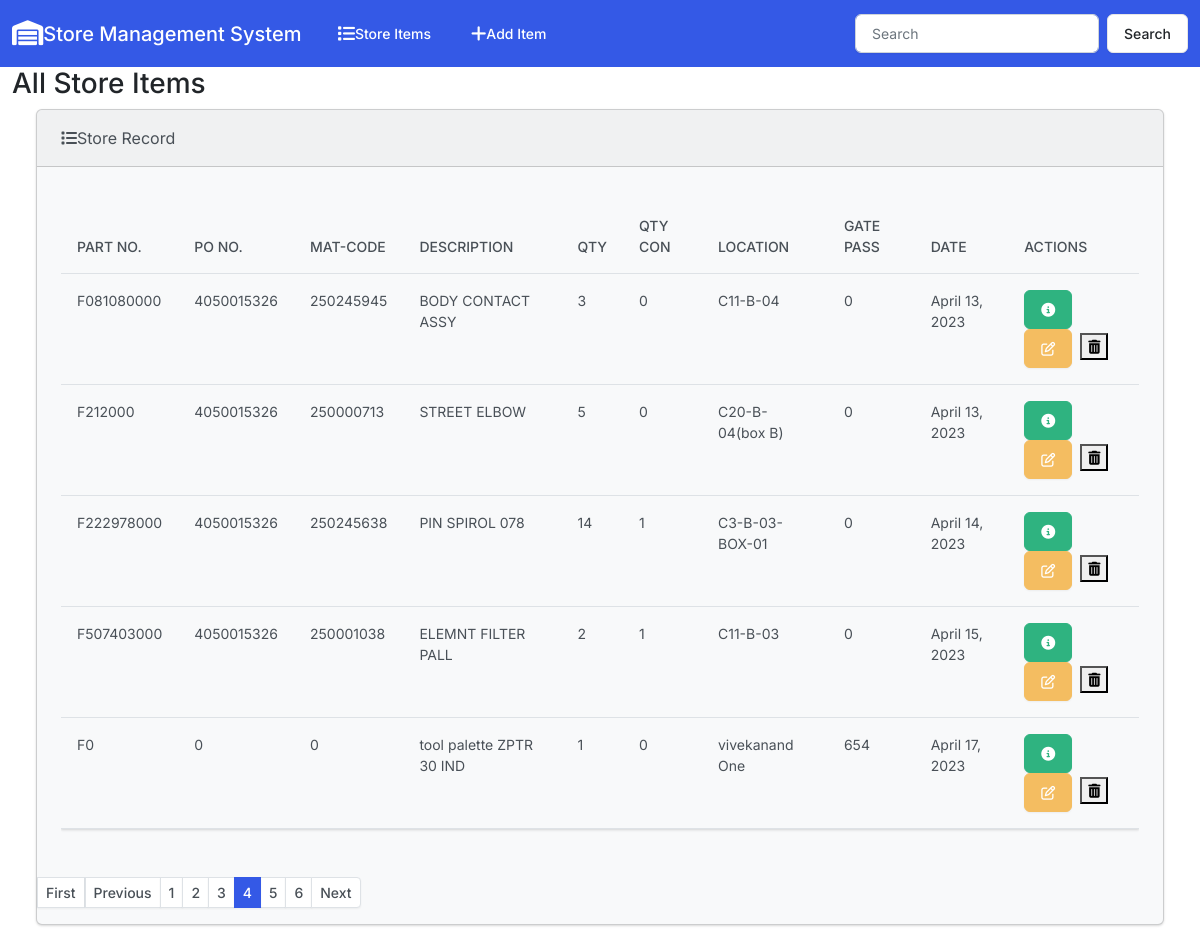
/?page=4, run on the app's committed database.
### store/models.py (models this page shows, shortened)
class Store(models.Model):
    part_number = models.CharField(max_length=10)
    purchase_order =models.PositiveIntegerField()
    mat_code = models.PositiveIntegerField()
    description= models.CharField(max_length=37)
    quantity=models.PositiveIntegerField()
    qty_consumed=models.PositiveIntegerField()
    location=models.CharField(max_length=50)
    gate_pass=models.PositiveIntegerField()
    Date=models.DateField(auto_now=False, auto_now_add=False, blank=True, null=True)
    image=models.ImageField(upload_to='media')

### store/views.py (the view)
# urls.py: path('', views.index , name='index'),
def index(request):
    store = Store.objects.all()
    p = Paginator(store, 5)
    store = request.GET.get('page')
    store=p.get_page(store)
    contex = {'store' : store}
    return render(request,'store/index.html', contex)

### store/templates/store/index.html (shortened to what this page needs)
{% extends "store/base.html" %}
{% block body %}
            <h3 class="a-4">All Store Items</h3>
            <div class="row">
            <div class="col-12">
                {% if store %}
                <div class="card bg-light  ms-4 me-4 mb-4" >
                    <div class="card-header">
                       <i class="fa-solid fa-list "></i>Store Record
                    </div>
                    <div class="card-body">
                    <p class="card-text">
                        <div class="table-responsive">
                            <table class="table table-hover">
                                <thead>
                                  <tr>
                                    <th scope="col">Part No.</th>
                                    <th scope="col">PO No.</th>
                                    <th scope="col">Mat-Code</th>
                                    <th scope="col">Description</th>
                                    <th scope="col">Qty</th>
                                    <th scope="col">Qty Con</th>
                                    <th scope="col">Location</th>
                                    <th scope="col">Gate Pass</th>
                                    <th scope="col">Date</th>
                                    <th scope="col">Actions</th>
                                  </tr>
                                </thead>
                                <tbody>
                                    {% for stores in store %}
                                    {% load mathfilters %}
                                    <tr>
                                        <td>F{{stores.part_number}}</td>
                                        <td>{{stores.purchase_order}}</td>
                                        <td>{{stores.mat_code}}</td>
                                        <td>{{stores.description}}</td>
                                        <td>{{stores.quantity|sub:stores.qty_consumed}}</td>
                                        <td>{{stores.qty_consumed}}</td>
                                        <td>{{stores.location}}</td>
                                        <td>{{stores.gate_pass}}</td>
                                        <td>{{stores.Date}}</td>
                                        <td>
                                        <buttotn type="button" class="btn btn-success me-1" href="{% url 'view_store' stores.id %}" data-bs-toggle="modal" data-bs-target="#myModal{{stores.id}}"><i class="fa-solid fa-circle-info"></i>
                                        </buttotn>
                                         <a class="btn btn-warning me-1" href="{% url 'edit' stores.id %}"><i class="fa-regular fa-pen-to-square "></i></a>
                                         <button type="button" classs="btn btn-danger" data-bs-toggle="modal" data-bs-target="#delete{{stores.id}}"><i class="fa-solid fa-trash-can"></i></button>
                                    </td>
                                    </tr>
                                    {% endfor %}
                                </tbody>
                              </table>
                        </div>
                    </p>
                    </div>
                {% else %}
                <h5 class="alert alert-primary ms-4 me-4">No Store Record</h5>
                {% endif %}
                <ul class="pagination pagination-sm">
                    {% if store.has_previous %}
                      <a class="page-link" href="/?page=1" tabindex="-1">First</a>
                    <a class="page-link" href="/?page={{store.previous_page_number}}" tabindex="-1">Previous</a>
                    {% endif %}
                    {% for i in store.paginator.page_range %}
                    {% if store.number == i %}
                    <li class="page-item active"><a class="page-link" href="#">{{i}}</a></li>
                    {% else %}
                    <li class="page-item">
                    <a class="page-link" href="?page={{i}}">{{i}}</a></li>
                    {% endif %}
                    {% endfor %}
                     {% if store.has_next %}
                    <li class="page-item">
                      <a class="page-link" href="/?page={{store.next_page_number}}">Next</a>
                    </li>
                    {% endif %}
                  </ul>
                </div>
            </div>
            </div>
{% endblock %}

### data on the page
Store: part_number "081080000", purchase_order "4050015326", mat_code "250245945", description "BODY CONTACT ASSY", quantity|sub "3", qty_consumed "0", location "C11-B-04", gate_pass "0", Date "April 13, 2023"
Store: part_number "212000", purchase_order "4050015326", mat_code "250000713", description "STREET ELBOW", quantity|sub "5", qty_consumed "0", location "C20-B-04(box B)", gate_pass "0", Date "April 13, 2023"
Store: part_number "222978000", purchase_order "4050015326", mat_code "250245638", description "PIN SPIROL 078", quantity|sub "14", qty_consumed "1", location "C3-B-03-BOX-01", gate_pass "0", Date "April 14, 2023"
Store: part_number "507403000", purchase_order "4050015326", mat_code "250001038", description "ELEMNT FILTER PALL", quantity|sub "2", qty_consumed "1", location "C11-B-03", gate_pass "0", Date "April 15, 2023"
Store: part_number "0", purchase_order "0", mat_code "0", description "tool palette ZPTR 30 IND", quantity|sub "1", qty_consumed "0", location "vivekanand One", gate_pass "654", Date "April 17, 2023"

### other printed values
{{ i }} "1" "2" "3" "5" "6"
{{ i }} "4"
